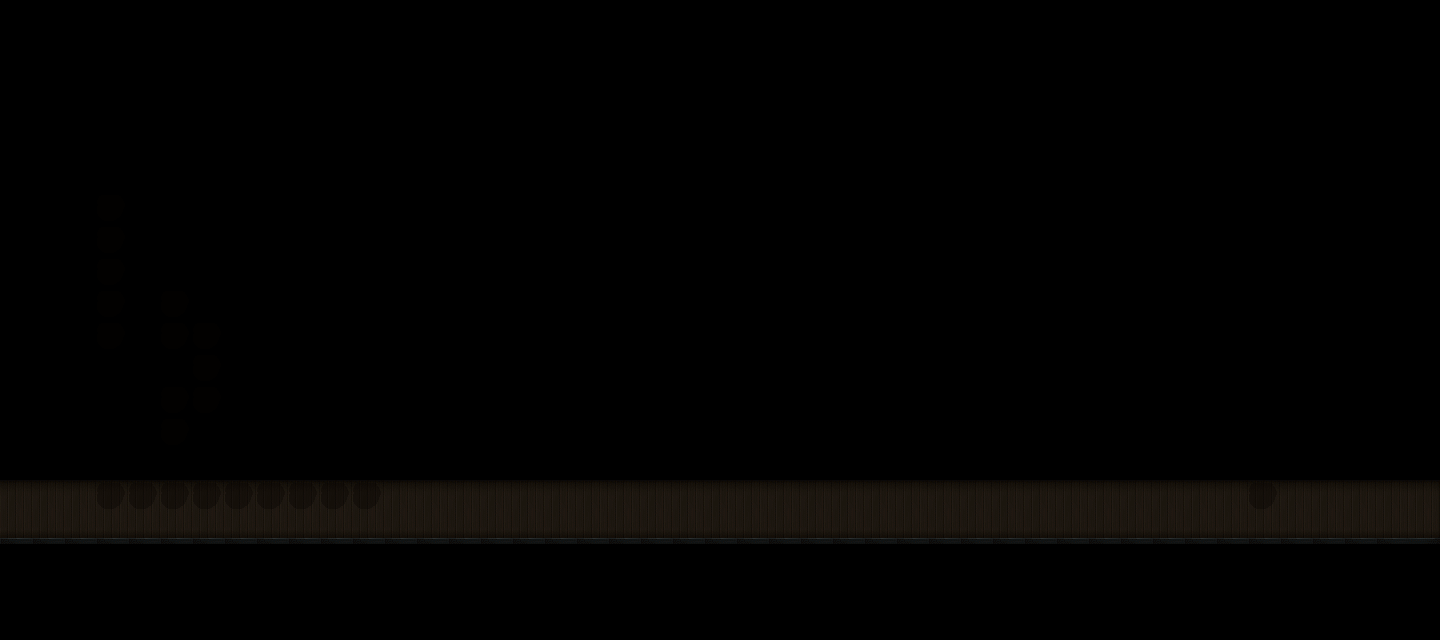

This game map was drawn from its Tiled (.tmx) file and the tilesets committed beside it. A one-line description and the trimmed map source follow:
An orthogonal 45x20 tile map with 32x32 px tiles, 2 tile layers (layerOne, through).

<map version="1.0" orientation="orthogonal" renderorder="right-down" width="45" height="20" tilewidth="32" tileheight="32" nextobjectid="15">
 <tileset firstgid="1" name="TileA3" tilewidth="32" tileheight="32" tilecount="160">
  <image source="TileA3.png" width="512" height="320" />
  <tile id="0">
   <properties>
    <property name="through" value="false" />
   </properties>
  </tile>
  <tile id="1">
   <properties>
    <property name="through" value="false" />
   </properties>
  </tile>
  <tile id="2">
   <properties>
    <property name="through" value="false" />
   </properties>
  </tile>
  <tile id="3">
   <properties>
    <property name="through" value="false" />
   </properties>
  </tile>
  <tile id="4">
   <properties>
    <property name="through" value="false" />
   </properties>
  </tile>
  <tile id="5">
   <properties>
    <property name="through" value="false" />
   </properties>
  </tile>
  <tile id="6">
   <properties>
    <property name="through" value="false" />
   </properties>
  </tile>
  <tile id="7">
   <properties>
    <property name="through" value="false" />
   </properties>
  </tile>
  <tile id="8">
   <properties>
    <property name="through" value="false" />
   </properties>
  </tile>
  <tile id="9">
   <properties>
    <property name="through" value="false" />
   </properties>
  </tile>
  <tile id="10">
   <properties>
    <property name="through" value="false" />
   </properties>
  </tile>
  <tile id="11">
   <properties>
    <property name="through" value="false" />
   </properties>
  </tile>
  <tile id="12">
   <properties>
    <property name="through" value="false" />
   </properties>
  </tile>
  <tile id="13">
   <properties>
    <property name="through" value="false" />
   </properties>
  </tile>
  <tile id="14">
   <properties>
    <property name="through" value="false" />
   </properties>
  </tile>
  <tile id="15">
   <properties>
    <property name="through" value="false" />
   </properties>
  </tile>
  <tile id="16">
   <properties>
    <property name="through" value="false" />
   </properties>
  </tile>
  <tile id="17">
   <properties>
    <property name="through" value="false" />
   </properties>
  </tile>
  <tile id="18">
   <properties>
    <property name="through" value="false" />
   </properties>
  </tile>
  <tile id="19">
   <properties>
    <property name="through" value="false" />
   </properties>
  </tile>
  <tile id="20">
   <properties>
    <property name="through" value="false" />
   </properties>
  </tile>
  <tile id="21">
   <properties>
    <property name="through" value="false" />
   </properties>
  </tile>
  <tile id="22">
   <properties>
    <property name="through" value="false" />
   </properties>
  </tile>
  <tile id="23">
   <properties>
    <property name="through" value="false" />
   </properties>
  </tile>
  <tile id="24">
   <properties>
    <property name="through" value="false" />
   </properties>
  </tile>
  <tile id="25">
   <properties>
    <property name="through" value="false" />
   </properties>
  </tile>
  <tile id="26">
   <properties>
    <property name="through" value="false" />
   </properties>
  </tile>
  <tile id="27">
   <properties>
    <property name="through" value="false" />
   </properties>
  </tile>
  <tile id="28">
   <properties>
    <property name="through" value="false" />
   </properties>
  </tile>
  <tile id="29">
   <properties>
    <property name="through" value="false" />
   </properties>
  </tile>
  <tile id="30">
   <properties>
    <property name="through" value="false" />
   </properties>
  </tile>
  <tile id="31">
   <properties>
    <property name="through" value="false" />
   </properties>
  </tile>
  <tile id="32">
   <properties>
    <property name="through" value="false" />
   </properties>
  </tile>
  <tile id="33">
   <properties>
    <property name="through" value="false" />
   </properties>
  </tile>
  <tile id="34">
   <properties>
    <property name="through" value="false" />
   </properties>
  </tile>
  <tile id="35">
   <properties>
    <property name="through" value="false" />
   </properties>
  </tile>
  <tile id="36">
   <properties>
    <property name="through" value="false" />
   </properties>
  </tile>
  <tile id="37">
   <properties>
    <property name="through" value="false" />
   </properties>
  </tile>
  <tile id="38">
   <properties>
    <property name="through" value="false" />
   </properties>
  </tile>
  <tile id="39">
   <properties>
    <property name="through" value="false" />
   </properties>
  </tile>
  <tile id="40">
   <properties>
    <property name="through" value="false" />
   </properties>
  </tile>
  <tile id="41">
   <properties>
    <property name="through" value="false" />
   </properties>
  </tile>
  <tile id="42">
   <properties>
    <property name="through" value="false" />
   </properties>
  </tile>
  <tile id="43">
   <properties>
    <property name="through" value="false" />
   </properties>
  </tile>
  <tile id="44">
   <properties>
    <property name="through" value="false" />
   </properties>
  </tile>
  <tile id="45">
   <properties>
    <property name="through" value="false" />
   </properties>
  </tile>
  <tile id="46">
   <properties>
    <property name="through" value="false" />
   </properties>
  </tile>
  <tile id="47">
   <properties>
    <property name="through" value="false" />
   </properties>
  </tile>
  <tile id="48">
   <properties>
    <property name="through" value="false" />
   </properties>
  </tile>
  <tile id="49">
   <properties>
    <property name="through" value="false" />
   </properties>
  </tile>
  <tile id="50">
   <properties>
    <property name="through" value="false" />
   </properties>
  </tile>
  <tile id="51">
   <properties>
    <property name="through" value="false" />
   </properties>
  </tile>
  <tile id="52">
   <properties>
    <property name="through" value="false" />
   </properties>
  </tile>
  <tile id="53">
   <properties>
    <property name="through" value="false" />
   </properties>
  </tile>
  <tile id="54">
   <properties>
    <property name="through" value="false" />
   </properties>
  </tile>
  <tile id="55">
   <properties>
    <property name="through" value="false" />
   </properties>
  </tile>
  <tile id="56">
   <properties>
    <property name="through" value="false" />
   </properties>
  </tile>
  <tile id="57">
   <properties>
    <property name="through" value="false" />
   </properties>
  </tile>
  <tile id="58">
   <properties>
    <property name="through" value="false" />
   </properties>
  </tile>
  <tile id="59">
   <properties>
    <property name="through" value="false" />
   </properties>
  </tile>
  <tile id="60">
   <properties>
    <property name="through" value="false" />
   </properties>
  </tile>
  <tile id="61">
   <properties>
    <property name="through" value="false" />
   </properties>
  </tile>
  <tile id="62">
   <properties>
    <property name="through" value="false" />
   </properties>
  </tile>
  <tile id="63">
   <properties>
    <property name="through" value="false" />
   </properties>
  </tile>
  <tile id="64">
   <properties>
    <property name="through" value="false" />
   </properties>
  </tile>
  <tile id="65">
   <properties>
    <property name="through" value="false" />
   </properties>
  </tile>
  <tile id="66">
   <properties>
    <property name="through" value="false" />
   </properties>
  </tile>
  <tile id="67">
   <properties>
    <property name="through" value="false" />
   </properties>
  </tile>
  <tile id="68">
   <properties>
    <property name="through" value="false" />
   </properties>
  </tile>
  <tile id="69">
   <properties>
    <property name="through" value="false" />
   </properties>
  </tile>
  <tile id="70">
   <properties>
    <property name="through" value="false" />
   </properties>
  </tile>
  <tile id="71">
   <properties>
    <property name="through" value="false" />
   </properties>
  </tile>
  <tile id="72">
   <properties>
    <property name="through" value="false" />
   </properties>
  </tile>
  <tile id="73">
   <properties>
    <property name="through" value="false" />
   </properties>
  </tile>
  <tile id="74">
   <properties>
    <property name="through" value="false" />
   </properties>
  </tile>
  <tile id="75">
   <properties>
    <property name="through" value="false" />
   </properties>
  </tile>
  <tile id="76">
   <properties>
    <property name="through" value="false" />
   </properties>
  </tile>
  <tile id="77">
   <properties>
    <property name="through" value="false" />
   </properties>
  </tile>
  <tile id="78">
   <properties>
    <property name="through" value="false" />
   </properties>
  </tile>
  <tile id="79">
   <properties>
    <property name="through" value="false" />
   </properties>
  </tile>
  <tile id="80">
   <properties>
    <property name="through" value="false" />
   </properties>
  </tile>
  <tile id="81">
   <properties>
    <property name="through" value="false" />
   </properties>
  </tile>
  <tile id="82">
   <properties>
    <property name="through" value="false" />
   </properties>
  </tile>
  <tile id="83">
   <properties>
    <property name="through" value="false" />
   </properties>
  </tile>
  <tile id="84">
   <properties>
    <property name="through" value="false" />
   </properties>
  </tile>
  <tile id="85">
   <properties>
    <property name="through" value="false" />
   </properties>
  </tile>
  <tile id="86">
   <properties>
    <property name="through" value="false" />
   </properties>
  </tile>
  <tile id="87">
   <properties>
    <property name="through" value="false" />
   </properties>
  </tile>
  <tile id="88">
   <properties>
    <property name="through" value="false" />
   </properties>
  </tile>
  <tile id="89">
   <properties>
    <property name="through" value="false" />
   </properties>
  </tile>
  <tile id="90">
   <properties>
    <property name="through" value="false" />
   </properties>
  </tile>
  <tile id="91">
   <properties>
    <property name="through" value="false" />
   </properties>
  </tile>
  <tile id="92">
   <properties>
    <property name="through" value="false" />
   </properties>
  </tile>
  <tile id="93">
   <properties>
    <property name="through" value="false" />
   </properties>
  </tile>
  <tile id="94">
   <properties>
    <property name="through" value="false" />
   </properties>
  </tile>
  <tile id="95">
   <properties>
    <property name="through" value="false" />
   </properties>
  </tile>
  <tile id="96">
   <properties>
    <property name="through" value="false" />
   </properties>
  </tile>
  <tile id="97">
   <properties>
    <property name="through" value="false" />
   </properties>
  </tile>
  <tile id="98">
   <properties>
    <property name="through" value="false" />
   </properties>
  </tile>
  <tile id="99">
   <properties>
    <property name="through" value="false" />
   </properties>
  </tile>
  <tile id="100">
   <properties>
    <property name="through" value="false" />
   </properties>
  </tile>
  <tile id="101">
   <properties>
    <property name="through" value="false" />
   </properties>
  </tile>
  <tile id="102">
   <properties>
    <property name="through" value="false" />
   </properties>
  </tile>
  <tile id="103">
   <properties>
    <property name="through" value="false" />
   </properties>
  </tile>
  <tile id="104">
   <properties>
    <property name="through" value="false" />
   </properties>
  </tile>
  <tile id="105">
   <properties>
    <property name="through" value="false" />
   </properties>
  </tile>
  <tile id="106">
   <properties>
    <property name="through" value="false" />
   </properties>
  </tile>
  <tile id="107">
   <properties>
    <property name="through" value="false" />
   </properties>
  </tile>
  <tile id="108">
   <properties>
    <property name="through" value="false" />
   </properties>
  </tile>
  <tile id="109">
   <properties>
    <property name="through" value="false" />
   </properties>
  </tile>
  <tile id="110">
   <properties>
    <property name="through" value="false" />
   </properties>
  </tile>
  <tile id="111">
   <properties>
    <property name="through" value="false" />
   </properties>
  </tile>
  <tile id="112">
   <properties>
    <property name="through" value="false" />
   </properties>
  </tile>
  <tile id="113">
   <properties>
    <property name="through" value="false" />
   </properties>
  </tile>
  <tile id="114">
   <properties>
    <property name="through" value="false" />
   </properties>
  </tile>
  <tile id="115">
   <properties>
    <property name="through" value="false" />
   </properties>
  </tile>
  <tile id="116">
   <properties>
    <property name="through" value="false" />
   </properties>
  </tile>
  <tile id="117">
   <properties>
    <property name="through" value="false" />
   </properties>
  </tile>
  <tile id="118">
   <properties>
    <property name="through" value="false" />
   </properties>
  </tile>
  <tile id="119">
   <properties>
    <property name="through" value="false" />
   </properties>
  </tile>
  <tile id="120">
   <properties>
    <property name="through" value="false" />
   </properties>
  </tile>
  <tile id="121">
   <properties>
    <property name="through" value="false" />
   </properties>
  </tile>
  <tile id="122">
   <properties>
    <property name="through" value="false" />
   </properties>
  </tile>
  <tile id="123">
   <properties>
    <property name="through" value="false" />
   </properties>
  </tile>
  <tile id="124">
   <properties>
    <property name="through" value="false" />
   </properties>
  </tile>
  <tile id="125">
   <properties>
    <property name="through" value="false" />
   </properties>
  </tile>
  <tile id="126">
   <properties>
    <property name="through" value="false" />
   </properties>
  </tile>
  <tile id="127">
   <properties>
    <property name="through" value="false" />
   </properties>
  </tile>
  <tile id="128">
   <properties>
    <property name="through" value="true" />
   </properties>
  </tile>
  <tile id="129">
   <properties>
    <property name="through" value="false" />
   </properties>
  </tile>
  <tile id="130">
   <properties>
    <property name="through" value="false" />
   </properties>
  </tile>
  <tile id="131">
   <properties>
    <property name="through" value="false" />
   </properties>
  </tile>
  <tile id="132">
   <properties>
    <property name="through" value="false" />
   </properties>
  </tile>
  <tile id="133">
   <properties>
    <property name="through" value="false" />
   </properties>
  </tile>
  <tile id="134">
   <properties>
    <property name="through" value="false" />
   </properties>
  </tile>
  <tile id="135">
   <properties>
    <property name="through" value="false" />
   </properties>
  </tile>
  <tile id="136">
   <properties>
    <property name="through" value="false" />
   </properties>
  </tile>
  <tile id="137">
   <properties>
    <property name="through" value="false" />
   </properties>
  </tile>
  <tile id="138">
   <properties>
    <property name="through" value="false" />
   </properties>
  </tile>
  <tile id="139">
   <properties>
    <property name="through" value="false" />
   </properties>
  </tile>
  <tile id="140">
   <properties>
    <property name="through" value="false" />
   </properties>
  </tile>
  <tile id="141">
   <properties>
    <property name="through" value="false" />
   </properties>
  </tile>
  <tile id="142">
   <properties>
    <property name="through" value="false" />
   </properties>
  </tile>
  <tile id="143">
   <properties>
    <property name="through" value="false" />
   </properties>
  </tile>
  <tile id="144">
   <properties>
    <property name="through" value="false" />
   </properties>
  </tile>
  <tile id="145">
   <properties>
    <property name="through" value="false" />
   </properties>
  </tile>
  <tile id="146">
   <properties>
    <property name="through" value="false" />
   </properties>
  </tile>
  <tile id="147">
   <properties>
    <property name="through" value="false" />
   </properties>
  </tile>
  <tile id="148">
   <properties>
    <property name="through" value="false" />
   </properties>
  </tile>
  <tile id="149">
   <properties>
    <property name="through" value="false" />
   </properties>
  </tile>
  <tile id="150">
   <properties>
    <property name="through" value="false" />
   </properties>
  </tile>
  <tile id="151">
   <properties>
    <property name="through" value="false" />
   </properties>
  </tile>
  <tile id="152">
   <properties>
    <property name="through" value="false" />
   </properties>
  </tile>
  <tile id="153">
   <properties>
    <property name="through" value="false" />
   </properties>
  </tile>
  <tile id="154">
   <properties>
    <property name="through" value="false" />
   </properties>
  </tile>
  <tile id="155">
   <properties>
    <property name="through" value="false" />
   </properties>
  </tile>
  <tile id="156">
   <properties>
    <property name="through" value="false" />
   </properties>
  </tile>
  <tile id="157">
   <properties>
    <property name="through" value="false" />
   </properties>
  </tile>
  <tile id="158">
   <properties>
    <property name="through" value="false" />
   </properties>
  </tile>
  <tile id="159">
   <properties>
    <property name="through" value="false" />
   </properties>
  </tile>
 </tileset>
 <layer name="layerOne" width="45" height="20" opacity="0.33">
  <properties>
   <property name="throgh" value="true" />
  </properties>
  <data>[900 cells, 90 non-empty, 4 distinct tile ids]</data>
 </layer>
 <layer name="through" width="45" height="20" opacity="0.36">
  <data>[900 cells, 22 non-empty, 1 distinct tile ids]</data>
 </layer>
</map>
